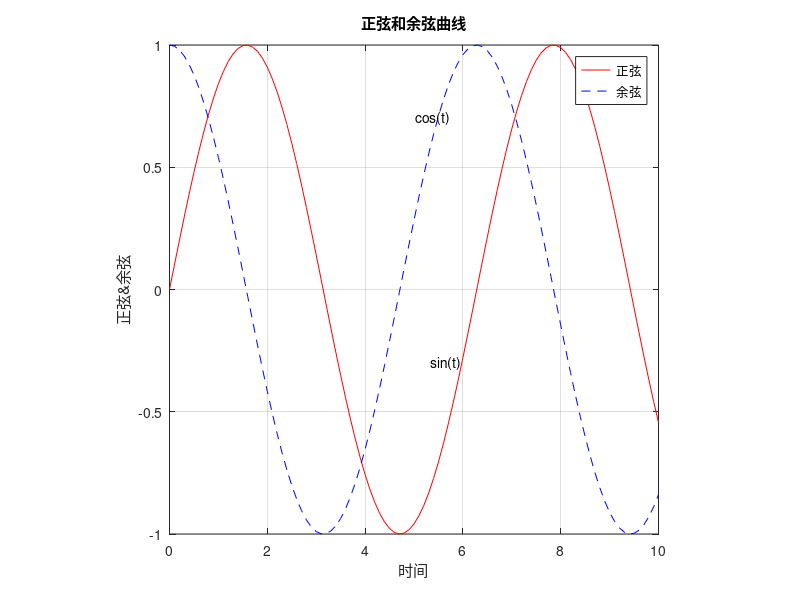

The MATLAB script that drew this image:
t=0:0.1:10;
y1=sin(t);
y2=cos(t);
figure;
plot(t,y1,'r',t,y2,'b--');
x=[1.7*pi;1.6*pi];
y=[-0.3;0.7];
s=['sin(t)';'cos(t)'];
text(x,y,s)
title('正弦和余弦曲线')
legend('正弦','余弦')
xlabel('时间')
ylabel('正弦&余弦')
grid on
axis square
